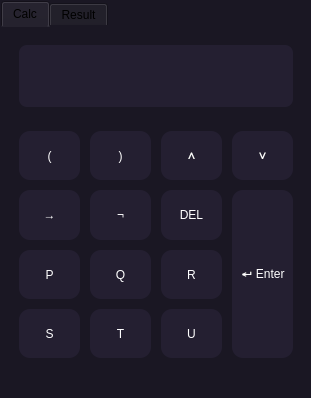
<?xml version="1.0" encoding="UTF-8"?>
<ui version="4.0">
 <class>MainWindow</class>
 <widget class="QMainWindow" name="MainWindow">
  <property name="geometry">
   <rect>
    <x>0</x>
    <y>0</y>
    <width>311</width>
    <height>398</height>
   </rect>
  </property>
  <property name="sizePolicy">
   <sizepolicy hsizetype="Expanding" vsizetype="Expanding">
    <horstretch>0</horstretch>
    <verstretch>0</verstretch>
   </sizepolicy>
  </property>
  <property name="minimumSize">
   <size>
    <width>310</width>
    <height>380</height>
   </size>
  </property>
  <property name="maximumSize">
   <size>
    <width>16777215</width>
    <height>16777215</height>
   </size>
  </property>
  <property name="windowTitle">
   <string>Lógica</string>
  </property>
  <property name="styleSheet">
   <string notr="true">background-color: rgb(26, 23, 35);</string>
  </property>
  <widget class="QWidget" name="centralwidget">
   <layout class="QGridLayout" name="gridLayout_2">
    <property name="leftMargin">
     <number>1</number>
    </property>
    <property name="topMargin">
     <number>1</number>
    </property>
    <property name="rightMargin">
     <number>0</number>
    </property>
    <property name="bottomMargin">
     <number>0</number>
    </property>
    <property name="spacing">
     <number>6</number>
    </property>
    <item row="0" column="0">
     <widget class="QTabWidget" name="tabWidget">
      <property name="styleSheet">
       <string notr="true">border :0</string>
      </property>
      <property name="currentIndex">
       <number>0</number>
      </property>
      <widget class="QWidget" name="tab_7">
       <property name="sizePolicy">
        <sizepolicy hsizetype="Expanding" vsizetype="Expanding">
         <horstretch>0</horstretch>
         <verstretch>0</verstretch>
        </sizepolicy>
       </property>
       <property name="sizeIncrement">
        <size>
         <width>0</width>
         <height>0</height>
        </size>
       </property>
       <attribute name="title">
        <string>Calc</string>
       </attribute>
       <layout class="QGridLayout" name="gridLayout_4">
        <property name="leftMargin">
         <number>9</number>
        </property>
        <property name="spacing">
         <number>6</number>
        </property>
        <item row="0" column="0">
         <layout class="QVBoxLayout" name="verticalLayout_2">
          <item>
           <widget class="QGroupBox" name="groupBox_2">
            <property name="sizePolicy">
             <sizepolicy hsizetype="Expanding" vsizetype="Preferred">
              <horstretch>0</horstretch>
              <verstretch>0</verstretch>
             </sizepolicy>
            </property>
            <property name="minimumSize">
             <size>
              <width>0</width>
              <height>60</height>
             </size>
            </property>
            <property name="maximumSize">
             <size>
              <width>16777215</width>
              <height>80</height>
             </size>
            </property>
            <property name="title">
             <string/>
            </property>
            <layout class="QGridLayout" name="gridLayout_3">
             <item row="0" column="0">
              <widget class="QLabel" name="label_formula">
               <property name="sizePolicy">
                <sizepolicy hsizetype="Expanding" vsizetype="Expanding">
                 <horstretch>0</horstretch>
                 <verstretch>0</verstretch>
                </sizepolicy>
               </property>
               <property name="minimumSize">
                <size>
                 <width>0</width>
                 <height>60</height>
                </size>
               </property>
               <property name="maximumSize">
                <size>
                 <width>16777215</width>
                 <height>80</height>
                </size>
               </property>
               <property name="styleSheet">
                <string notr="true">color: rgb(255, 255, 255);
background-color: rgb(36, 31, 49);
border-radius: 8px;
font: 500 10pt &quot;Noto Sans&quot;;</string>
               </property>
               <property name="text">
                <string/>
               </property>
               <property name="alignment">
                <set>Qt::AlignRight|Qt::AlignTrailing|Qt::AlignVCenter</set>
               </property>
              </widget>
             </item>
            </layout>
           </widget>
          </item>
          <item>
           <widget class="QGroupBox" name="groupBox">
            <property name="sizePolicy">
             <sizepolicy hsizetype="Expanding" vsizetype="Expanding">
              <horstretch>0</horstretch>
              <verstretch>0</verstretch>
             </sizepolicy>
            </property>
            <property name="minimumSize">
             <size>
              <width>0</width>
              <height>0</height>
             </size>
            </property>
            <property name="title">
             <string/>
            </property>
            <layout class="QGridLayout" name="gridLayout" rowstretch="0,0,0,0" columnstretch="0,0,0,0">
             <property name="leftMargin">
              <number>9</number>
             </property>
             <property name="topMargin">
              <number>9</number>
             </property>
             <property name="rightMargin">
              <number>9</number>
             </property>
             <property name="bottomMargin">
              <number>9</number>
             </property>
             <property name="spacing">
              <number>10</number>
             </property>
             <item row="3" column="0">
              <widget class="QPushButton" name="button_s">
               <property name="sizePolicy">
                <sizepolicy hsizetype="Expanding" vsizetype="Expanding">
                 <horstretch>0</horstretch>
                 <verstretch>0</verstretch>
                </sizepolicy>
               </property>
               <property name="maximumSize">
                <size>
                 <width>16777215</width>
                 <height>16777215</height>
                </size>
               </property>
               <property name="sizeIncrement">
                <size>
                 <width>0</width>
                 <height>0</height>
                </size>
               </property>
               <property name="baseSize">
                <size>
                 <width>0</width>
                 <height>0</height>
                </size>
               </property>
               <property name="styleSheet">
                <string notr="true">background-color: rgb(74, 67, 94);
background-color: rgb(36, 31, 49);
color: rgb(255, 255, 255);
border-radius: 11px;
</string>
               </property>
               <property name="text">
                <string>S</string>
               </property>
               <property name="autoDefault">
                <bool>false</bool>
               </property>
               <property name="default">
                <bool>false</bool>
               </property>
               <property name="flat">
                <bool>false</bool>
               </property>
              </widget>
             </item>
             <item row="2" column="1">
              <widget class="QPushButton" name="button_q">
               <property name="sizePolicy">
                <sizepolicy hsizetype="Expanding" vsizetype="Expanding">
                 <horstretch>0</horstretch>
                 <verstretch>0</verstretch>
                </sizepolicy>
               </property>
               <property name="maximumSize">
                <size>
                 <width>16777215</width>
                 <height>16777215</height>
                </size>
               </property>
               <property name="sizeIncrement">
                <size>
                 <width>0</width>
                 <height>0</height>
                </size>
               </property>
               <property name="baseSize">
                <size>
                 <width>0</width>
                 <height>0</height>
                </size>
               </property>
               <property name="styleSheet">
                <string notr="true">background-color: rgb(74, 67, 94);
background-color: rgb(36, 31, 49);
color: rgb(255, 255, 255);
border-radius: 11px;</string>
               </property>
               <property name="text">
                <string>Q</string>
               </property>
               <property name="autoDefault">
                <bool>false</bool>
               </property>
               <property name="default">
                <bool>false</bool>
               </property>
               <property name="flat">
                <bool>false</bool>
               </property>
              </widget>
             </item>
             <item row="0" column="2">
              <widget class="QPushButton" name="button_and">
               <property name="sizePolicy">
                <sizepolicy hsizetype="Expanding" vsizetype="Expanding">
                 <horstretch>0</horstretch>
                 <verstretch>0</verstretch>
                </sizepolicy>
               </property>
               <property name="maximumSize">
                <size>
                 <width>16777215</width>
                 <height>16777215</height>
                </size>
               </property>
               <property name="sizeIncrement">
                <size>
                 <width>0</width>
                 <height>0</height>
                </size>
               </property>
               <property name="baseSize">
                <size>
                 <width>0</width>
                 <height>0</height>
                </size>
               </property>
               <property name="styleSheet">
                <string notr="true">background-color: rgb(74, 67, 94);
background-color: rgb(36, 31, 49);
color: rgb(255, 255, 255);
border-radius: 11px;
</string>
               </property>
               <property name="text">
                <string>∧</string>
               </property>
               <property name="autoDefault">
                <bool>false</bool>
               </property>
               <property name="default">
                <bool>false</bool>
               </property>
               <property name="flat">
                <bool>false</bool>
               </property>
              </widget>
             </item>
             <item row="1" column="2">
              <widget class="QPushButton" name="button_delet">
               <property name="sizePolicy">
                <sizepolicy hsizetype="Expanding" vsizetype="Expanding">
                 <horstretch>0</horstretch>
                 <verstretch>0</verstretch>
                </sizepolicy>
               </property>
               <property name="maximumSize">
                <size>
                 <width>16777215</width>
                 <height>16777215</height>
                </size>
               </property>
               <property name="sizeIncrement">
                <size>
                 <width>0</width>
                 <height>0</height>
                </size>
               </property>
               <property name="baseSize">
                <size>
                 <width>0</width>
                 <height>0</height>
                </size>
               </property>
               <property name="styleSheet">
                <string notr="true">background-color: rgb(74, 67, 94);
background-color: rgb(36, 31, 49);
color: rgb(255, 255, 255);
border-radius: 11px;
</string>
               </property>
               <property name="text">
                <string>DEL</string>
               </property>
               <property name="autoDefault">
                <bool>false</bool>
               </property>
               <property name="default">
                <bool>false</bool>
               </property>
               <property name="flat">
                <bool>false</bool>
               </property>
              </widget>
             </item>
             <item row="3" column="1">
              <widget class="QPushButton" name="button_t">
               <property name="sizePolicy">
                <sizepolicy hsizetype="Expanding" vsizetype="Expanding">
                 <horstretch>0</horstretch>
                 <verstretch>0</verstretch>
                </sizepolicy>
               </property>
               <property name="maximumSize">
                <size>
                 <width>16777215</width>
                 <height>16777215</height>
                </size>
               </property>
               <property name="sizeIncrement">
                <size>
                 <width>0</width>
                 <height>0</height>
                </size>
               </property>
               <property name="baseSize">
                <size>
                 <width>0</width>
                 <height>0</height>
                </size>
               </property>
               <property name="styleSheet">
                <string notr="true">background-color: rgb(74, 67, 94);
background-color: rgb(36, 31, 49);
color: rgb(255, 255, 255);
border-radius: 11px;
</string>
               </property>
               <property name="text">
                <string>T</string>
               </property>
               <property name="autoDefault">
                <bool>false</bool>
               </property>
               <property name="default">
                <bool>false</bool>
               </property>
               <property name="flat">
                <bool>false</bool>
               </property>
              </widget>
             </item>
             <item row="1" column="3" rowspan="3">
              <widget class="QPushButton" name="button_enter">
               <property name="sizePolicy">
                <sizepolicy hsizetype="Expanding" vsizetype="Expanding">
                 <horstretch>0</horstretch>
                 <verstretch>0</verstretch>
                </sizepolicy>
               </property>
               <property name="maximumSize">
                <size>
                 <width>16777215</width>
                 <height>16777215</height>
                </size>
               </property>
               <property name="sizeIncrement">
                <size>
                 <width>0</width>
                 <height>0</height>
                </size>
               </property>
               <property name="baseSize">
                <size>
                 <width>0</width>
                 <height>0</height>
                </size>
               </property>
               <property name="styleSheet">
                <string notr="true">background-color: rgb(74, 67, 94);
background-color: rgb(36, 31, 49);
color: rgb(255, 255, 255);
border-radius: 11px;</string>
               </property>
               <property name="text">
                <string>↵ Enter</string>
               </property>
               <property name="autoDefault">
                <bool>false</bool>
               </property>
               <property name="default">
                <bool>false</bool>
               </property>
               <property name="flat">
                <bool>false</bool>
               </property>
              </widget>
             </item>
             <item row="0" column="1">
              <widget class="QPushButton" name="button_parenthesesR">
               <property name="enabled">
                <bool>true</bool>
               </property>
               <property name="sizePolicy">
                <sizepolicy hsizetype="Expanding" vsizetype="Expanding">
                 <horstretch>0</horstretch>
                 <verstretch>0</verstretch>
                </sizepolicy>
               </property>
               <property name="minimumSize">
                <size>
                 <width>0</width>
                 <height>0</height>
                </size>
               </property>
               <property name="maximumSize">
                <size>
                 <width>16777215</width>
                 <height>16777215</height>
                </size>
               </property>
               <property name="sizeIncrement">
                <size>
                 <width>0</width>
                 <height>0</height>
                </size>
               </property>
               <property name="baseSize">
                <size>
                 <width>0</width>
                 <height>0</height>
                </size>
               </property>
               <property name="styleSheet">
                <string notr="true">background-color: rgb(74, 67, 94);
background-color: rgb(36, 31, 49);
color: rgb(255, 255, 255);
border-radius: 11px;
</string>
               </property>
               <property name="inputMethodHints">
                <set>Qt::ImhNone</set>
               </property>
               <property name="text">
                <string>)</string>
               </property>
               <property name="autoDefault">
                <bool>false</bool>
               </property>
               <property name="default">
                <bool>false</bool>
               </property>
               <property name="flat">
                <bool>false</bool>
               </property>
              </widget>
             </item>
             <item row="2" column="0">
              <widget class="QPushButton" name="button_p">
               <property name="sizePolicy">
                <sizepolicy hsizetype="Expanding" vsizetype="Expanding">
                 <horstretch>0</horstretch>
                 <verstretch>0</verstretch>
                </sizepolicy>
               </property>
               <property name="maximumSize">
                <size>
                 <width>16777215</width>
                 <height>16777215</height>
                </size>
               </property>
               <property name="sizeIncrement">
                <size>
                 <width>0</width>
                 <height>0</height>
                </size>
               </property>
               <property name="baseSize">
                <size>
                 <width>0</width>
                 <height>0</height>
                </size>
               </property>
               <property name="styleSheet">
                <string notr="true">background-color: rgb(74, 67, 94);
background-color: rgb(36, 31, 49);
color: rgb(255, 255, 255);
border-radius: 11px;
</string>
               </property>
               <property name="text">
                <string>P</string>
               </property>
               <property name="autoDefault">
                <bool>false</bool>
               </property>
               <property name="default">
                <bool>false</bool>
               </property>
               <property name="flat">
                <bool>false</bool>
               </property>
              </widget>
             </item>
             <item row="0" column="0">
              <widget class="QPushButton" name="button_parenthesesL">
               <property name="enabled">
                <bool>true</bool>
               </property>
               <property name="sizePolicy">
                <sizepolicy hsizetype="Expanding" vsizetype="Expanding">
                 <horstretch>0</horstretch>
                 <verstretch>0</verstretch>
                </sizepolicy>
               </property>
               <property name="minimumSize">
                <size>
                 <width>0</width>
                 <height>0</height>
                </size>
               </property>
               <property name="maximumSize">
                <size>
                 <width>16777215</width>
                 <height>16777215</height>
                </size>
               </property>
               <property name="sizeIncrement">
                <size>
                 <width>0</width>
                 <height>0</height>
                </size>
               </property>
               <property name="baseSize">
                <size>
                 <width>0</width>
                 <height>0</height>
                </size>
               </property>
               <property name="styleSheet">
                <string notr="true">background-color: rgb(74, 67, 94);
background-color: rgb(36, 31, 49);
color: rgb(255, 255, 255);
border-radius: 11px;

</string>
               </property>
               <property name="inputMethodHints">
                <set>Qt::ImhNone</set>
               </property>
               <property name="text">
                <string>(</string>
               </property>
               <property name="autoDefault">
                <bool>false</bool>
               </property>
               <property name="default">
                <bool>false</bool>
               </property>
               <property name="flat">
                <bool>false</bool>
               </property>
              </widget>
             </item>
             <item row="2" column="2">
              <widget class="QPushButton" name="button_r">
               <property name="sizePolicy">
                <sizepolicy hsizetype="Expanding" vsizetype="Expanding">
                 <horstretch>0</horstretch>
                 <verstretch>0</verstretch>
                </sizepolicy>
               </property>
               <property name="maximumSize">
                <size>
                 <width>16777215</width>
                 <height>16777215</height>
                </size>
               </property>
               <property name="sizeIncrement">
                <size>
                 <width>0</width>
                 <height>0</height>
                </size>
               </property>
               <property name="baseSize">
                <size>
                 <width>0</width>
                 <height>0</height>
                </size>
               </property>
               <property name="styleSheet">
                <string notr="true">background-color: rgb(74, 67, 94);
background-color: rgb(36, 31, 49);
color: rgb(255, 255, 255);
border-radius: 11px;</string>
               </property>
               <property name="text">
                <string>R</string>
               </property>
               <property name="autoDefault">
                <bool>false</bool>
               </property>
               <property name="default">
                <bool>false</bool>
               </property>
               <property name="flat">
                <bool>false</bool>
               </property>
              </widget>
             </item>
             <item row="0" column="3">
              <widget class="QPushButton" name="button_or">
               <property name="sizePolicy">
                <sizepolicy hsizetype="Expanding" vsizetype="Expanding">
                 <horstretch>0</horstretch>
                 <verstretch>0</verstretch>
                </sizepolicy>
               </property>
               <property name="maximumSize">
                <size>
                 <width>16777215</width>
                 <height>16777215</height>
                </size>
               </property>
               <property name="sizeIncrement">
                <size>
                 <width>0</width>
                 <height>0</height>
                </size>
               </property>
               <property name="baseSize">
                <size>
                 <width>0</width>
                 <height>0</height>
                </size>
               </property>
               <property name="styleSheet">
                <string notr="true">background-color: rgb(74, 67, 94);
background-color: rgb(36, 31, 49);
color: rgb(255, 255, 255);
border-radius: 11px;
</string>
               </property>
               <property name="text">
                <string>∨</string>
               </property>
               <property name="autoDefault">
                <bool>false</bool>
               </property>
               <property name="default">
                <bool>false</bool>
               </property>
               <property name="flat">
                <bool>false</bool>
               </property>
              </widget>
             </item>
             <item row="1" column="1">
              <widget class="QPushButton" name="button_deny">
               <property name="sizePolicy">
                <sizepolicy hsizetype="Expanding" vsizetype="Expanding">
                 <horstretch>0</horstretch>
                 <verstretch>0</verstretch>
                </sizepolicy>
               </property>
               <property name="maximumSize">
                <size>
                 <width>16777215</width>
                 <height>16777215</height>
                </size>
               </property>
               <property name="sizeIncrement">
                <size>
                 <width>0</width>
                 <height>0</height>
                </size>
               </property>
               <property name="baseSize">
                <size>
                 <width>0</width>
                 <height>0</height>
                </size>
               </property>
               <property name="styleSheet">
                <string notr="true">background-color: rgb(74, 67, 94);
background-color: rgb(36, 31, 49);
color: rgb(255, 255, 255);
border-radius: 11px;
</string>
               </property>
               <property name="text">
                <string>¬</string>
               </property>
               <property name="autoDefault">
                <bool>false</bool>
               </property>
               <property name="default">
                <bool>false</bool>
               </property>
               <property name="flat">
                <bool>false</bool>
               </property>
              </widget>
             </item>
             <item row="3" column="2">
              <widget class="QPushButton" name="button_u">
               <property name="sizePolicy">
                <sizepolicy hsizetype="Expanding" vsizetype="Expanding">
                 <horstretch>0</horstretch>
                 <verstretch>0</verstretch>
                </sizepolicy>
               </property>
               <property name="maximumSize">
                <size>
                 <width>16777215</width>
                 <height>16777215</height>
                </size>
               </property>
               <property name="sizeIncrement">
                <size>
                 <width>0</width>
                 <height>0</height>
                </size>
               </property>
               <property name="baseSize">
                <size>
                 <width>0</width>
                 <height>0</height>
                </size>
               </property>
               <property name="styleSheet">
                <string notr="true">background-color: rgb(74, 67, 94);
background-color: rgb(36, 31, 49);
color: rgb(255, 255, 255);
border-radius: 11px;</string>
               </property>
               <property name="text">
                <string>U</string>
               </property>
               <property name="autoDefault">
                <bool>false</bool>
               </property>
               <property name="default">
                <bool>false</bool>
               </property>
               <property name="flat">
                <bool>false</bool>
               </property>
              </widget>
             </item>
             <item row="1" column="0">
              <widget class="QPushButton" name="button_implication">
               <property name="sizePolicy">
                <sizepolicy hsizetype="Expanding" vsizetype="Expanding">
                 <horstretch>0</horstretch>
                 <verstretch>0</verstretch>
                </sizepolicy>
               </property>
               <property name="maximumSize">
                <size>
                 <width>16777215</width>
                 <height>16777215</height>
                </size>
               </property>
               <property name="sizeIncrement">
                <size>
                 <width>0</width>
                 <height>0</height>
                </size>
               </property>
               <property name="baseSize">
                <size>
                 <width>0</width>
                 <height>0</height>
                </size>
               </property>
               <property name="styleSheet">
                <string notr="true">background-color: rgb(74, 67, 94);
background-color: rgb(36, 31, 49);
color: rgb(255, 255, 255);
border-radius: 11px;
</string>
               </property>
               <property name="text">
                <string>→</string>
               </property>
               <property name="autoDefault">
                <bool>false</bool>
               </property>
               <property name="default">
                <bool>false</bool>
               </property>
               <property name="flat">
                <bool>false</bool>
               </property>
              </widget>
             </item>
            </layout>
           </widget>
          </item>
         </layout>
        </item>
       </layout>
      </widget>
      <widget class="QWidget" name="tab_8">
       <property name="sizePolicy">
        <sizepolicy hsizetype="Expanding" vsizetype="Expanding">
         <horstretch>0</horstretch>
         <verstretch>0</verstretch>
        </sizepolicy>
       </property>
       <property name="toolTip">
        <string/>
       </property>
       <attribute name="title">
        <string>Result</string>
       </attribute>
       <layout class="QGridLayout" name="gridLayout_5">
        <item row="0" column="0">
         <widget class="QGroupBox" name="groupBox_3">
          <property name="enabled">
           <bool>true</bool>
          </property>
          <property name="sizePolicy">
           <sizepolicy hsizetype="Expanding" vsizetype="Expanding">
            <horstretch>0</horstretch>
            <verstretch>0</verstretch>
           </sizepolicy>
          </property>
          <property name="styleSheet">
           <string notr="true"/>
          </property>
          <property name="title">
           <string/>
          </property>
          <property name="flat">
           <bool>false</bool>
          </property>
          <layout class="QGridLayout" name="gridLayout_6">
           <item row="0" column="0">
            <widget class="QLabel" name="label_result">
             <property name="enabled">
              <bool>true</bool>
             </property>
             <property name="sizePolicy">
              <sizepolicy hsizetype="Expanding" vsizetype="Expanding">
               <horstretch>0</horstretch>
               <verstretch>0</verstretch>
              </sizepolicy>
             </property>
             <property name="autoFillBackground">
              <bool>false</bool>
             </property>
             <property name="styleSheet">
              <string notr="true">color: rgb(255, 255, 255);</string>
             </property>
             <property name="text">
              <string/>
             </property>
             <property name="alignment">
              <set>Qt::AlignLeading|Qt::AlignLeft|Qt::AlignTop</set>
             </property>
            </widget>
           </item>
          </layout>
         </widget>
        </item>
       </layout>
      </widget>
     </widget>
    </item>
   </layout>
  </widget>
  <widget class="QMenuBar" name="menubar">
   <property name="geometry">
    <rect>
     <x>0</x>
     <y>0</y>
     <width>311</width>
     <height>23</height>
    </rect>
   </property>
  </widget>
  <widget class="QStatusBar" name="statusbar"/>
 </widget>
 <resources/>
 <connections/>
</ui>
